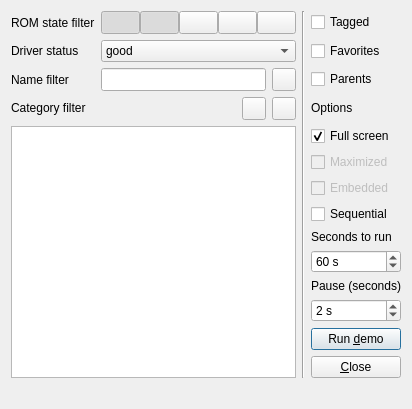
<?xml version="1.0" encoding="UTF-8"?>
<ui version="4.0">
 <class>DemoModeDialog</class>
 <widget class="QDialog" name="DemoModeDialog">
  <property name="geometry">
   <rect>
    <x>0</x>
    <y>0</y>
    <width>359</width>
    <height>370</height>
   </rect>
  </property>
  <property name="windowTitle">
   <string>Demo mode</string>
  </property>
  <layout class="QGridLayout" name="gridLayout" rowstretch="0,0,0,0,0,0,0,0,0,0,0,0,2,1,0">
   <item row="0" column="0">
    <widget class="QLabel" name="labelROMStatesToSelect">
     <property name="sizePolicy">
      <sizepolicy hsizetype="Fixed" vsizetype="Preferred">
       <horstretch>0</horstretch>
       <verstretch>0</verstretch>
      </sizepolicy>
     </property>
     <property name="text">
      <string>ROM state filter</string>
     </property>
    </widget>
   </item>
   <item row="0" column="4" rowspan="14">
    <widget class="Line" name="line">
     <property name="orientation">
      <enum>Qt::Vertical</enum>
     </property>
    </widget>
   </item>
   <item row="0" column="5">
    <widget class="QCheckBox" name="checkBoxTagged">
     <property name="toolTip">
      <string>Use only sets that are tagged?</string>
     </property>
     <property name="text">
      <string>Tagged</string>
     </property>
    </widget>
   </item>
   <item row="1" column="0">
    <widget class="QLabel" name="labelDriverStatus">
     <property name="text">
      <string>Driver status</string>
     </property>
    </widget>
   </item>
   <item row="1" column="1" colspan="3">
    <widget class="QComboBox" name="comboBoxDriverStatus">
     <property name="toolTip">
      <string>Choose the driver maturity states for sets to be included in the demo</string>
     </property>
     <item>
      <property name="text">
       <string>good</string>
      </property>
     </item>
     <item>
      <property name="text">
       <string>good + imperfect</string>
      </property>
     </item>
     <item>
      <property name="text">
       <string>good + imperfect + preliminary</string>
      </property>
     </item>
    </widget>
   </item>
   <item row="1" column="5">
    <widget class="QCheckBox" name="checkBoxFavorites">
     <property name="toolTip">
      <string>Use only sets included in the favorites list?</string>
     </property>
     <property name="text">
      <string>Favorites</string>
     </property>
    </widget>
   </item>
   <item row="2" column="0">
    <widget class="QLabel" name="labelNameFilter">
     <property name="text">
      <string>Name filter</string>
     </property>
    </widget>
   </item>
   <item row="2" column="3">
    <widget class="QToolButton" name="toolButtonClearNameFilter">
     <property name="sizePolicy">
      <sizepolicy hsizetype="Fixed" vsizetype="Minimum">
       <horstretch>0</horstretch>
       <verstretch>0</verstretch>
      </sizepolicy>
     </property>
     <property name="toolTip">
      <string>Clear name filter</string>
     </property>
     <property name="icon">
      <iconset resource="../qmc2.qrc">
       <normaloff>:/data/img/broom.png</normaloff>:/data/img/broom.png</iconset>
     </property>
    </widget>
   </item>
   <item row="2" column="5">
    <widget class="QCheckBox" name="checkBoxParents">
     <property name="toolTip">
      <string>Use only parent sets (no clones)?</string>
     </property>
     <property name="text">
      <string>Parents</string>
     </property>
    </widget>
   </item>
   <item row="3" column="2">
    <widget class="QToolButton" name="toolButtonSelectAll">
     <property name="toolTip">
      <string>Select all categories</string>
     </property>
     <property name="icon">
      <iconset resource="../qmc2.qrc">
       <normaloff>:/data/img/plus_all.png</normaloff>:/data/img/plus_all.png</iconset>
     </property>
    </widget>
   </item>
   <item row="3" column="3">
    <widget class="QToolButton" name="toolButtonDeselectAll">
     <property name="toolTip">
      <string>Deselect all categories</string>
     </property>
     <property name="icon">
      <iconset resource="../qmc2.qrc">
       <normaloff>:/data/img/minus_all.png</normaloff>:/data/img/minus_all.png</iconset>
     </property>
    </widget>
   </item>
   <item row="3" column="5">
    <widget class="QLabel" name="labelOptions">
     <property name="sizePolicy">
      <sizepolicy hsizetype="Preferred" vsizetype="Fixed">
       <horstretch>0</horstretch>
       <verstretch>0</verstretch>
      </sizepolicy>
     </property>
     <property name="text">
      <string>Options</string>
     </property>
    </widget>
   </item>
   <item row="4" column="0" rowspan="10" colspan="4">
    <widget class="QListWidget" name="listWidgetCategoryFilter">
     <property name="sizePolicy">
      <sizepolicy hsizetype="Expanding" vsizetype="Expanding">
       <horstretch>0</horstretch>
       <verstretch>0</verstretch>
      </sizepolicy>
     </property>
     <property name="toolTip">
      <string>Select / deselect the categories you want to include / exclude</string>
     </property>
    </widget>
   </item>
   <item row="4" column="5">
    <widget class="QCheckBox" name="checkBoxFullScreen">
     <property name="toolTip">
      <string>Start emulators in full screen mode (otherwise use windowed mode)</string>
     </property>
     <property name="text">
      <string>Full screen</string>
     </property>
     <property name="checked">
      <bool>true</bool>
     </property>
    </widget>
   </item>
   <item row="5" column="5">
    <widget class="QCheckBox" name="checkBoxMaximized">
     <property name="enabled">
      <bool>false</bool>
     </property>
     <property name="toolTip">
      <string>Maximize emulators when in windowed mode</string>
     </property>
     <property name="text">
      <string>Maximized</string>
     </property>
    </widget>
   </item>
   <item row="6" column="5">
    <widget class="QCheckBox" name="checkBoxEmbedded">
     <property name="enabled">
      <bool>false</bool>
     </property>
     <property name="toolTip">
      <string>Embed windowed emulators</string>
     </property>
     <property name="text">
      <string>Embedded</string>
     </property>
    </widget>
   </item>
   <item row="7" column="5">
    <widget class="QCheckBox" name="checkBoxSequential">
     <property name="toolTip">
      <string>Launch sets sequentially rather than randomly</string>
     </property>
     <property name="text">
      <string>Sequential</string>
     </property>
    </widget>
   </item>
   <item row="8" column="5">
    <widget class="QLabel" name="labelSecondsToRun">
     <property name="sizePolicy">
      <sizepolicy hsizetype="Preferred" vsizetype="Fixed">
       <horstretch>0</horstretch>
       <verstretch>0</verstretch>
      </sizepolicy>
     </property>
     <property name="text">
      <string>Seconds to run</string>
     </property>
    </widget>
   </item>
   <item row="9" column="5">
    <widget class="QSpinBox" name="spinBoxSecondsToRun">
     <property name="toolTip">
      <string>Number of seconds to run an emulator in demo mode</string>
     </property>
     <property name="suffix">
      <string> s</string>
     </property>
     <property name="maximum">
      <number>999999</number>
     </property>
     <property name="value">
      <number>60</number>
     </property>
    </widget>
   </item>
   <item row="10" column="5">
    <widget class="QLabel" name="labelPause">
     <property name="sizePolicy">
      <sizepolicy hsizetype="Preferred" vsizetype="Fixed">
       <horstretch>0</horstretch>
       <verstretch>0</verstretch>
      </sizepolicy>
     </property>
     <property name="text">
      <string>Pause (seconds)</string>
     </property>
    </widget>
   </item>
   <item row="11" column="5">
    <widget class="QSpinBox" name="spinBoxPauseSeconds">
     <property name="toolTip">
      <string>Number of seconds to pause between emulator runs</string>
     </property>
     <property name="suffix">
      <string> s</string>
     </property>
     <property name="minimum">
      <number>1</number>
     </property>
     <property name="maximum">
      <number>9999</number>
     </property>
     <property name="value">
      <number>2</number>
     </property>
    </widget>
   </item>
   <item row="12" column="5">
    <widget class="QPushButton" name="pushButtonRunDemo">
     <property name="sizePolicy">
      <sizepolicy hsizetype="Minimum" vsizetype="MinimumExpanding">
       <horstretch>0</horstretch>
       <verstretch>0</verstretch>
      </sizepolicy>
     </property>
     <property name="toolTip">
      <string>Run demo now</string>
     </property>
     <property name="text">
      <string>Run &amp;demo</string>
     </property>
    </widget>
   </item>
   <item row="13" column="5">
    <widget class="QPushButton" name="pushButtonClose">
     <property name="sizePolicy">
      <sizepolicy hsizetype="Minimum" vsizetype="MinimumExpanding">
       <horstretch>0</horstretch>
       <verstretch>0</verstretch>
      </sizepolicy>
     </property>
     <property name="toolTip">
      <string>Close this dialog (and stop running demo)</string>
     </property>
     <property name="text">
      <string>&amp;Close</string>
     </property>
    </widget>
   </item>
   <item row="3" column="0" colspan="2">
    <widget class="QLabel" name="labelCategoryFilter">
     <property name="sizePolicy">
      <sizepolicy hsizetype="Preferred" vsizetype="Fixed">
       <horstretch>0</horstretch>
       <verstretch>0</verstretch>
      </sizepolicy>
     </property>
     <property name="text">
      <string>Category filter</string>
     </property>
    </widget>
   </item>
   <item row="2" column="1" colspan="2">
    <widget class="QLineEdit" name="lineEditNameFilter">
     <property name="sizePolicy">
      <sizepolicy hsizetype="Expanding" vsizetype="Minimum">
       <horstretch>0</horstretch>
       <verstretch>0</verstretch>
      </sizepolicy>
     </property>
     <property name="toolTip">
      <string>Specify a name (ID) filter-expression (Qt regular-expression syntax!) -- leave empty to not filter by name</string>
     </property>
    </widget>
   </item>
   <item row="14" column="0" colspan="6">
    <widget class="QLabel" name="labelDemoStatus">
     <property name="alignment">
      <set>Qt::AlignCenter</set>
     </property>
     <property name="wordWrap">
      <bool>true</bool>
     </property>
    </widget>
   </item>
   <item row="0" column="1" colspan="3">
    <layout class="QHBoxLayout" name="horizontalLayout">
     <property name="spacing">
      <number>0</number>
     </property>
     <item>
      <widget class="QToolButton" name="toolButtonSelectC">
       <property name="sizePolicy">
        <sizepolicy hsizetype="Minimum" vsizetype="Fixed">
         <horstretch>0</horstretch>
         <verstretch>0</verstretch>
        </sizepolicy>
       </property>
       <property name="toolTip">
        <string>Select ROM state C (correct)?</string>
       </property>
       <property name="icon">
        <iconset resource="../qmc2.qrc">
         <normaloff>:/data/img/sphere_green.png</normaloff>:/data/img/sphere_green.png</iconset>
       </property>
       <property name="checkable">
        <bool>true</bool>
       </property>
       <property name="checked">
        <bool>true</bool>
       </property>
      </widget>
     </item>
     <item>
      <widget class="QToolButton" name="toolButtonSelectM">
       <property name="sizePolicy">
        <sizepolicy hsizetype="Minimum" vsizetype="Fixed">
         <horstretch>0</horstretch>
         <verstretch>0</verstretch>
        </sizepolicy>
       </property>
       <property name="toolTip">
        <string>Select ROM state M (mostly correct)?</string>
       </property>
       <property name="icon">
        <iconset resource="../qmc2.qrc">
         <normaloff>:/data/img/sphere_yellowgreen.png</normaloff>:/data/img/sphere_yellowgreen.png</iconset>
       </property>
       <property name="checkable">
        <bool>true</bool>
       </property>
       <property name="checked">
        <bool>true</bool>
       </property>
      </widget>
     </item>
     <item>
      <widget class="QToolButton" name="toolButtonSelectI">
       <property name="sizePolicy">
        <sizepolicy hsizetype="Minimum" vsizetype="Fixed">
         <horstretch>0</horstretch>
         <verstretch>0</verstretch>
        </sizepolicy>
       </property>
       <property name="toolTip">
        <string>Select ROM state I (incorrect)?</string>
       </property>
       <property name="icon">
        <iconset resource="../qmc2.qrc">
         <normaloff>:/data/img/sphere_red.png</normaloff>:/data/img/sphere_red.png</iconset>
       </property>
       <property name="checkable">
        <bool>true</bool>
       </property>
      </widget>
     </item>
     <item>
      <widget class="QToolButton" name="toolButtonSelectN">
       <property name="sizePolicy">
        <sizepolicy hsizetype="Minimum" vsizetype="Fixed">
         <horstretch>0</horstretch>
         <verstretch>0</verstretch>
        </sizepolicy>
       </property>
       <property name="toolTip">
        <string>Select ROM state N (not found)?</string>
       </property>
       <property name="icon">
        <iconset resource="../qmc2.qrc">
         <normaloff>:/data/img/sphere_grey.png</normaloff>:/data/img/sphere_grey.png</iconset>
       </property>
       <property name="checkable">
        <bool>true</bool>
       </property>
      </widget>
     </item>
     <item>
      <widget class="QToolButton" name="toolButtonSelectU">
       <property name="sizePolicy">
        <sizepolicy hsizetype="Minimum" vsizetype="Fixed">
         <horstretch>0</horstretch>
         <verstretch>0</verstretch>
        </sizepolicy>
       </property>
       <property name="toolTip">
        <string>Select ROM state U (unknown)?</string>
       </property>
       <property name="icon">
        <iconset resource="../qmc2.qrc">
         <normaloff>:/data/img/sphere_blue.png</normaloff>:/data/img/sphere_blue.png</iconset>
       </property>
       <property name="checkable">
        <bool>true</bool>
       </property>
      </widget>
     </item>
    </layout>
   </item>
  </layout>
 </widget>
 <tabstops>
  <tabstop>toolButtonSelectC</tabstop>
  <tabstop>toolButtonSelectM</tabstop>
  <tabstop>toolButtonSelectI</tabstop>
  <tabstop>toolButtonSelectN</tabstop>
  <tabstop>toolButtonSelectU</tabstop>
  <tabstop>comboBoxDriverStatus</tabstop>
  <tabstop>lineEditNameFilter</tabstop>
  <tabstop>toolButtonClearNameFilter</tabstop>
  <tabstop>toolButtonSelectAll</tabstop>
  <tabstop>toolButtonDeselectAll</tabstop>
  <tabstop>listWidgetCategoryFilter</tabstop>
  <tabstop>checkBoxTagged</tabstop>
  <tabstop>checkBoxFavorites</tabstop>
  <tabstop>checkBoxParents</tabstop>
  <tabstop>checkBoxFullScreen</tabstop>
  <tabstop>checkBoxMaximized</tabstop>
  <tabstop>checkBoxEmbedded</tabstop>
  <tabstop>checkBoxSequential</tabstop>
  <tabstop>spinBoxSecondsToRun</tabstop>
  <tabstop>spinBoxPauseSeconds</tabstop>
  <tabstop>pushButtonRunDemo</tabstop>
  <tabstop>pushButtonClose</tabstop>
 </tabstops>
 <resources>
  <include location="../qmc2.qrc"/>
 </resources>
 <connections>
  <connection>
   <sender>checkBoxFullScreen</sender>
   <signal>toggled(bool)</signal>
   <receiver>checkBoxMaximized</receiver>
   <slot>setDisabled(bool)</slot>
   <hints>
    <hint type="sourcelabel">
     <x>354</x>
     <y>139</y>
    </hint>
    <hint type="destinationlabel">
     <x>354</x>
     <y>164</y>
    </hint>
   </hints>
  </connection>
  <connection>
   <sender>pushButtonClose</sender>
   <signal>clicked()</signal>
   <receiver>DemoModeDialog</receiver>
   <slot>close()</slot>
   <hints>
    <hint type="sourcelabel">
     <x>354</x>
     <y>348</y>
    </hint>
    <hint type="destinationlabel">
     <x>292</x>
     <y>98</y>
    </hint>
   </hints>
  </connection>
  <connection>
   <sender>checkBoxFullScreen</sender>
   <signal>toggled(bool)</signal>
   <receiver>checkBoxEmbedded</receiver>
   <slot>setDisabled(bool)</slot>
   <hints>
    <hint type="sourcelabel">
     <x>354</x>
     <y>139</y>
    </hint>
    <hint type="destinationlabel">
     <x>354</x>
     <y>189</y>
    </hint>
   </hints>
  </connection>
  <connection>
   <sender>toolButtonClearNameFilter</sender>
   <signal>clicked()</signal>
   <receiver>lineEditNameFilter</receiver>
   <slot>clear()</slot>
   <hints>
    <hint type="sourcelabel">
     <x>259</x>
     <y>76</y>
    </hint>
    <hint type="destinationlabel">
     <x>210</x>
     <y>78</y>
    </hint>
   </hints>
  </connection>
 </connections>
</ui>
